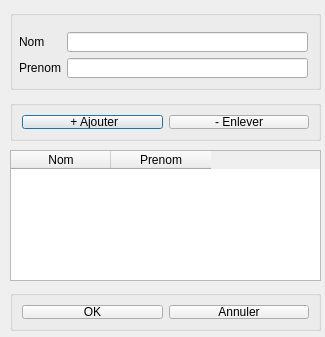
<?xml version="1.0" encoding="UTF-8"?>
<ui version="4.0">
 <class>Dialog</class>
 <widget class="QDialog" name="Dialog">
  <property name="geometry">
   <rect>
    <x>0</x>
    <y>0</y>
    <width>325</width>
    <height>337</height>
   </rect>
  </property>
  <property name="windowTitle">
   <string>Demandeurs de certificat</string>
  </property>
  <widget class="QGroupBox" name="horizontalGroupBox">
   <property name="geometry">
    <rect>
     <x>10</x>
     <y>100</y>
     <width>311</width>
     <height>41</height>
    </rect>
   </property>
   <layout class="QHBoxLayout" name="horizontalLayout_2">
    <item>
     <widget class="QPushButton" name="pushButtonAjouter">
      <property name="text">
       <string> + Ajouter</string>
      </property>
     </widget>
    </item>
    <item>
     <widget class="QPushButton" name="pushButtonEnlever">
      <property name="text">
       <string>- Enlever</string>
      </property>
     </widget>
    </item>
   </layout>
  </widget>
  <widget class="QWidget" name="verticalLayoutWidget">
   <property name="geometry">
    <rect>
     <x>10</x>
     <y>150</y>
     <width>311</width>
     <height>131</height>
    </rect>
   </property>
   <layout class="QVBoxLayout" name="verticalLayout">
    <item>
     <widget class="QTableWidget" name="tableWidget">
      <column>
       <property name="text">
        <string>Nom</string>
       </property>
      </column>
      <column>
       <property name="text">
        <string>Prenom</string>
       </property>
      </column>
     </widget>
    </item>
   </layout>
  </widget>
  <widget class="QGroupBox" name="horizontalGroupBox_2">
   <property name="geometry">
    <rect>
     <x>10</x>
     <y>290</y>
     <width>311</width>
     <height>41</height>
    </rect>
   </property>
   <layout class="QHBoxLayout" name="horizontalLayout_3">
    <item>
     <widget class="QPushButton" name="pushButtonOk">
      <property name="text">
       <string>OK</string>
      </property>
     </widget>
    </item>
    <item>
     <widget class="QPushButton" name="pushButtonAnnuler">
      <property name="text">
       <string>Annuler</string>
      </property>
     </widget>
    </item>
   </layout>
  </widget>
  <widget class="QGroupBox" name="formGroupBox">
   <property name="geometry">
    <rect>
     <x>10</x>
     <y>10</y>
     <width>311</width>
     <height>80</height>
    </rect>
   </property>
   <layout class="QFormLayout" name="formLayout">
    <property name="fieldGrowthPolicy">
     <enum>QFormLayout::AllNonFixedFieldsGrow</enum>
    </property>
    <property name="leftMargin">
     <number>6</number>
    </property>
    <property name="topMargin">
     <number>16</number>
    </property>
    <property name="rightMargin">
     <number>10</number>
    </property>
    <item row="0" column="0">
     <widget class="QLabel" name="nomLabel">
      <property name="text">
       <string>Nom</string>
      </property>
     </widget>
    </item>
    <item row="0" column="1">
     <widget class="QLineEdit" name="nomLineEdit"/>
    </item>
    <item row="1" column="0">
     <widget class="QLabel" name="prenomLabel">
      <property name="text">
       <string>Prenom</string>
      </property>
     </widget>
    </item>
    <item row="1" column="1">
     <widget class="QLineEdit" name="prenomLineEdit"/>
    </item>
   </layout>
  </widget>
  <zorder>horizontalGroupBox</zorder>
  <zorder>verticalLayoutWidget</zorder>
  <zorder>horizontalGroupBox_2</zorder>
  <zorder>textEdit</zorder>
  <zorder>formGroupBox</zorder>
 </widget>
 <resources/>
 <connections/>
</ui>
